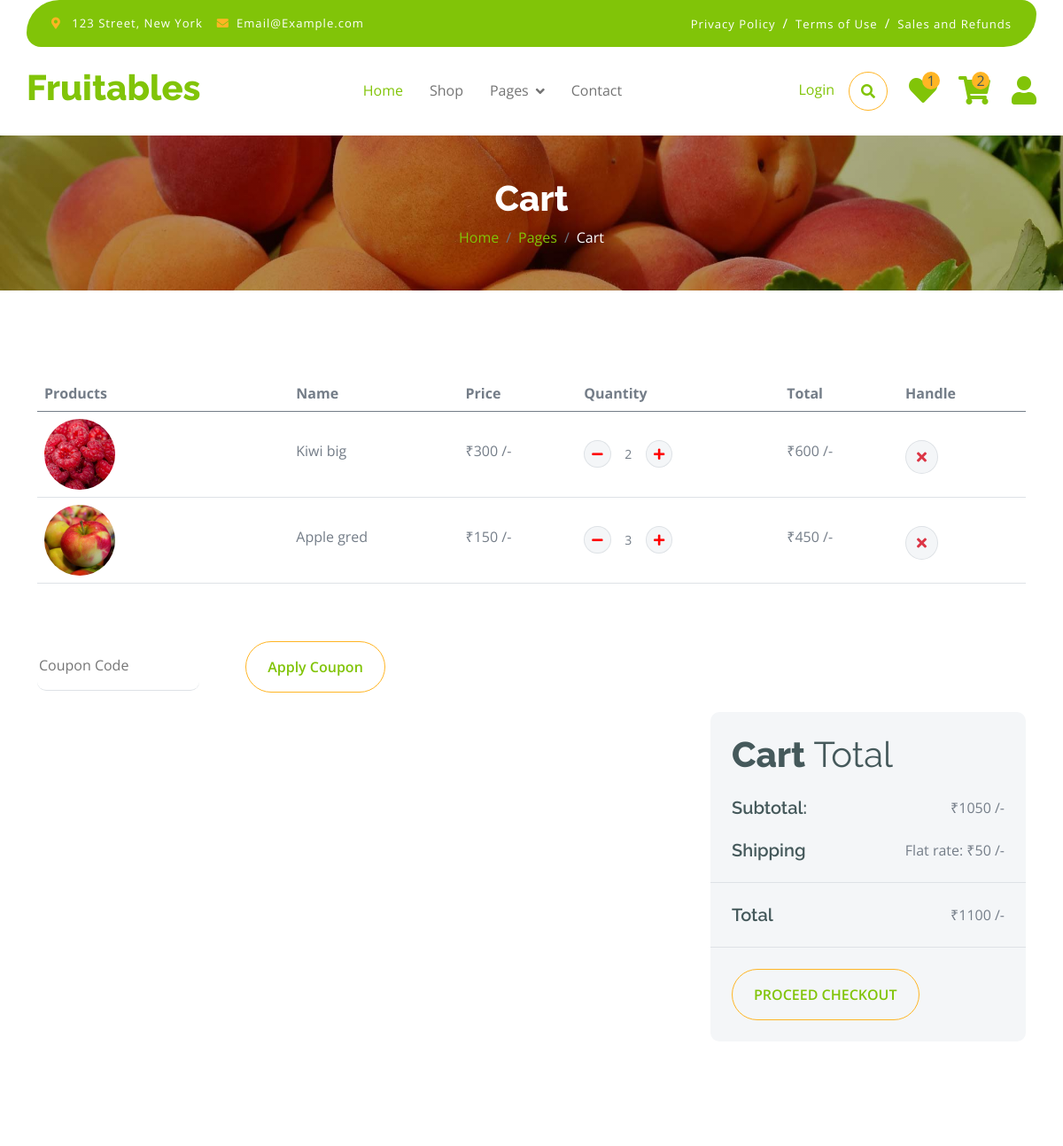
Page /cart (upper part) on the earlier database version.
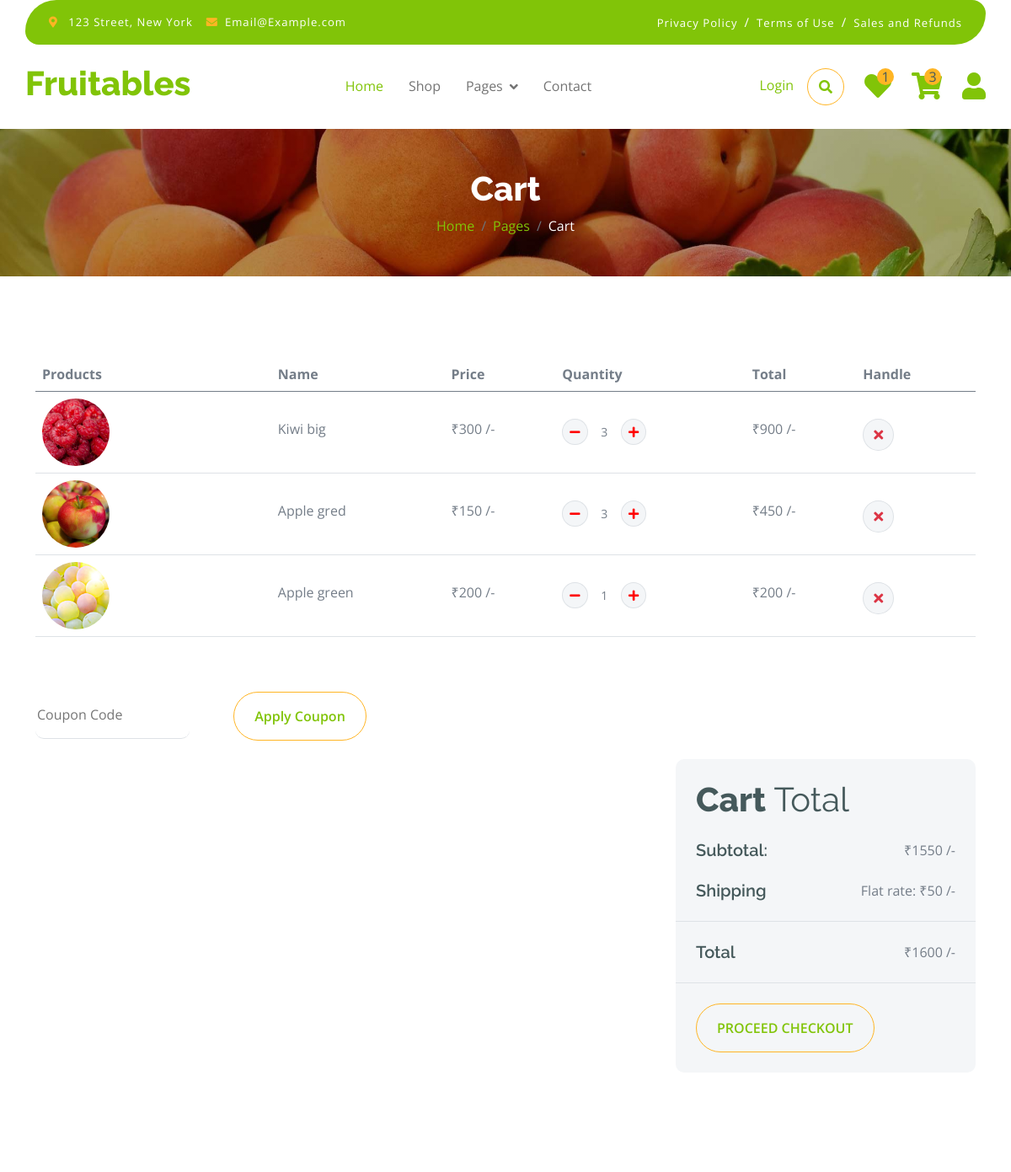
Same page on the later database version.
### myapp/models.py (models this page shows, shortened)
class Add_to_cart(models.Model):
    user_id=models.ForeignKey(User,on_delete=models.CASCADE,blank=True,null=True)
    product_id=models.ForeignKey(Product,on_delete=models.CASCADE,blank=True,null=True)
    image=models.ImageField(upload_to="madia",blank=True,null=True)
    name=models.CharField(max_length=50,blank=True,null=True)
    price=models.IntegerField()
    quantity=models.IntegerField(blank=True,null=True)
    total_price=models.IntegerField(blank=True,null=True)

### myapp/views.py (the view)
# urls.py: path('cart', views.cart, name='cart'),
def cart(request):
    cate_id=Add_to_cart.objects.all()
    wish_count=Add_to_wishlist.objects.all().count()
    cart_count=Add_to_cart.objects.all().count()
    total_price=0
    for i in cate_id:
        total_price += i.product_id.price * i.quantity
    shipping_charge=50
    if total_price==0:
        shipping_charge=0
    else:
        shipping_charge=50
    grand_total= total_price + shipping_charge
    con={"cate_id":cate_id,"wish_count":wish_count,"cart_count":cart_count,"total_price":total_price,"grand_total":grand_total,"shipping_charge":shipping_charge}
    return render(request,"cart.html",con)

### myapp/templates/cart.html (shortened to what the changed rows need)
{% extends "index.html" %}
{% load static %}
{% block content %}
        <div class="container-fluid page-header py-5">
            <h1 class="text-center text-white display-6">Cart</h1>
        </div>
        <div class="container-fluid py-5">
            <div class="container py-5">
                <div class="table-responsive">
                    <table class="table">
                        <thead>
                          <tr>
                            <th scope="col">Products</th>
                            <th scope="col">Name</th>
                            <th scope="col">Price</th>
                            <th scope="col">Quantity</th>
                            <th scope="col">Total</th>
                            <th scope="col">Handle</th>
                          </tr>
                        </thead>
                        <tbody>
                            {% for i in cate_id %}
                            <tr>
                                <th scope="row">
                                    <div class="d-flex align-items-center">
                                        <img src="{{i.image.url}}" class="img-fluid me-5 rounded-circle" style="width: 80px; height: 80px;" alt="">
                                    </div>
                                </th>
                                <td>
                                    <p class="mb-0 mt-4">{{i.name}}</p>
                                </td>
                                <td>
                                    <p class="mb-0 mt-4">₹{{i.price}} /-</p>
                                </td>
                                <td>
                                    <div class="input-group quantity mt-4" style="width: 100px;">
                                        <div class="input-group-btn">
                                            <a href = "{% url 'quantity_minus' i.id %}">
                                            <button class="btn btn-sm btn-minus rounded-circle bg-light border" >
                                            <i class="fa fa-minus" style="color:red;"></i>
                                            </button>
                                            </a>
                                        </div>
                                        <input type="text" class="form-control form-control-sm text-center border-0" value="{{i.quantity}}">
                                        <div class="input-group-btn">
                                            <a href = "{% url 'quantity_plus' i.id %}">
                                            <button class="btn btn-sm btn-plus rounded-circle bg-light border">
                                                <i class="fa fa-plus" style="color:red;"></i>
                                            </button>
                                            </a>
                                        </div>
                                    </div>
                                </td>
                                <td>
                                    <p class="mb-0 mt-4">₹{{i.total_price}} /-</p>
                                </td>
                                <td>
                                    <a href="{% url 'delete_item' i.id %}">
                                    <button class="btn btn-md rounded-circle bg-light border mt-4" >
                                    <i class="fa fa-times text-danger"></i>
                                    </button></a>
                                </td>
                            </tr>
                            {% endfor %}
                        </tbody>
                    </table>
                </div>
                <div class="row g-4 justify-content-end">
                    <div class="col-sm-8 col-md-7 col-lg-6 col-xl-4">
                        <div class="bg-light rounded">
                            <div class="p-4">
                                <h1 class="display-6 mb-4">Cart <span class="fw-normal">Total</span></h1>
                                <div class="d-flex justify-content-between mb-4">
                                    <h5 class="mb-0 me-4">Subtotal:</h5>
                                    <p class="mb-0">₹{{total_price}} /-</p>
                                </div>
                            </div>
                            <div class="py-4 mb-4 border-top border-bottom d-flex justify-content-between">
                                <h5 class="mb-0 ps-4 me-4">Total</h5>
                                <p class="mb-0 pe-4">₹{{grand_total}} /-</p>
                            </div>
                        </div>
                    </div>
                </div>
            </div>
        </div>
{% endblock %}

Differences in the rows shown:
changed Add_to_cart "Kiwi big": quantity "2" → "3"; total_price "600" → "900"
added Add_to_cart: image (picture), name "Apple green", price "200", quantity "1", total_price "200"
Other differences:
{{ cart_count }}: "2" → "3"
{{ total_price }}: "1050" → "1550"
{{ grand_total }}: "1100" → "1600"
